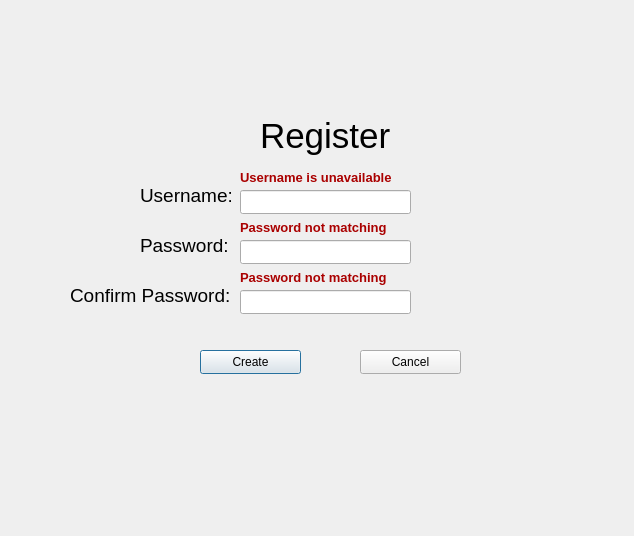
<?xml version="1.0" encoding="UTF-8"?>
<ui version="4.0">
 <class>Register</class>
 <widget class="QDialog" name="Register">
  <property name="geometry">
   <rect>
    <x>0</x>
    <y>0</y>
    <width>634</width>
    <height>536</height>
   </rect>
  </property>
  <property name="windowTitle">
   <string>Dialog</string>
  </property>
  <widget class="QLineEdit" name="registerUsername">
   <property name="enabled">
    <bool>true</bool>
   </property>
   <property name="geometry">
    <rect>
     <x>240</x>
     <y>190</y>
     <width>171</width>
     <height>24</height>
    </rect>
   </property>
  </widget>
  <widget class="QLineEdit" name="registerPassword">
   <property name="geometry">
    <rect>
     <x>240</x>
     <y>240</y>
     <width>171</width>
     <height>24</height>
    </rect>
   </property>
  </widget>
  <widget class="QLabel" name="label_3">
   <property name="geometry">
    <rect>
     <x>140</x>
     <y>230</y>
     <width>91</width>
     <height>31</height>
    </rect>
   </property>
   <property name="font">
    <font>
     <pointsize>14</pointsize>
    </font>
   </property>
   <property name="text">
    <string>Password:</string>
   </property>
  </widget>
  <widget class="QLabel" name="label_2">
   <property name="geometry">
    <rect>
     <x>140</x>
     <y>180</y>
     <width>91</width>
     <height>31</height>
    </rect>
   </property>
   <property name="font">
    <font>
     <pointsize>14</pointsize>
    </font>
   </property>
   <property name="text">
    <string>Username:</string>
   </property>
  </widget>
  <widget class="QPushButton" name="registerButton">
   <property name="geometry">
    <rect>
     <x>200</x>
     <y>350</y>
     <width>101</width>
     <height>24</height>
    </rect>
   </property>
   <property name="text">
    <string>Create</string>
   </property>
  </widget>
  <widget class="QPushButton" name="cancelButton">
   <property name="geometry">
    <rect>
     <x>360</x>
     <y>350</y>
     <width>101</width>
     <height>24</height>
    </rect>
   </property>
   <property name="text">
    <string>Cancel</string>
   </property>
  </widget>
  <widget class="QLabel" name="label">
   <property name="geometry">
    <rect>
     <x>260</x>
     <y>110</y>
     <width>151</width>
     <height>51</height>
    </rect>
   </property>
   <property name="font">
    <font>
     <pointsize>26</pointsize>
    </font>
   </property>
   <property name="text">
    <string>Register</string>
   </property>
  </widget>
  <widget class="QLabel" name="label_4">
   <property name="geometry">
    <rect>
     <x>70</x>
     <y>280</y>
     <width>161</width>
     <height>31</height>
    </rect>
   </property>
   <property name="font">
    <font>
     <pointsize>14</pointsize>
    </font>
   </property>
   <property name="text">
    <string>Confirm Password:</string>
   </property>
  </widget>
  <widget class="QLineEdit" name="registerPasswordConfirmation">
   <property name="geometry">
    <rect>
     <x>240</x>
     <y>290</y>
     <width>171</width>
     <height>24</height>
    </rect>
   </property>
  </widget>
  <widget class="QLabel" name="usernameUnavailableError">
   <property name="enabled">
    <bool>false</bool>
   </property>
   <property name="geometry">
    <rect>
     <x>240</x>
     <y>170</y>
     <width>151</width>
     <height>16</height>
    </rect>
   </property>
   <property name="mouseTracking">
    <bool>true</bool>
   </property>
   <property name="frameShape">
    <enum>QFrame::Shape::NoFrame</enum>
   </property>
   <property name="text">
    <string>&lt;html&gt;&lt;head/&gt;&lt;body&gt;&lt;p&gt;&lt;span style=&quot; font-size:10pt; font-weight:700; color:#aa0000;&quot;&gt;Username is unavailable&lt;/span&gt;&lt;/p&gt;&lt;/body&gt;&lt;/html&gt;</string>
   </property>
   <property name="scaledContents">
    <bool>false</bool>
   </property>
  </widget>
  <widget class="QLabel" name="passwordNotMatchingError_2">
   <property name="enabled">
    <bool>false</bool>
   </property>
   <property name="geometry">
    <rect>
     <x>240</x>
     <y>270</y>
     <width>151</width>
     <height>16</height>
    </rect>
   </property>
   <property name="mouseTracking">
    <bool>true</bool>
   </property>
   <property name="frameShape">
    <enum>QFrame::Shape::NoFrame</enum>
   </property>
   <property name="text">
    <string>&lt;html&gt;&lt;head/&gt;&lt;body&gt;&lt;p&gt;&lt;span style=&quot; font-size:10pt; font-weight:700; color:#aa0000;&quot;&gt;Password not matching&lt;/span&gt;&lt;/p&gt;&lt;/body&gt;&lt;/html&gt;</string>
   </property>
   <property name="scaledContents">
    <bool>false</bool>
   </property>
  </widget>
  <widget class="QLabel" name="passwordNotMatchingError">
   <property name="enabled">
    <bool>false</bool>
   </property>
   <property name="geometry">
    <rect>
     <x>240</x>
     <y>220</y>
     <width>151</width>
     <height>16</height>
    </rect>
   </property>
   <property name="mouseTracking">
    <bool>true</bool>
   </property>
   <property name="frameShape">
    <enum>QFrame::Shape::NoFrame</enum>
   </property>
   <property name="text">
    <string>&lt;html&gt;&lt;head/&gt;&lt;body&gt;&lt;p&gt;&lt;span style=&quot; font-size:10pt; font-weight:700; color:#aa0000;&quot;&gt;Password not matching&lt;/span&gt;&lt;/p&gt;&lt;/body&gt;&lt;/html&gt;</string>
   </property>
   <property name="scaledContents">
    <bool>false</bool>
   </property>
  </widget>
  <zorder>usernameUnavailableError</zorder>
  <zorder>registerUsername</zorder>
  <zorder>registerPassword</zorder>
  <zorder>label_3</zorder>
  <zorder>label_2</zorder>
  <zorder>registerButton</zorder>
  <zorder>cancelButton</zorder>
  <zorder>label</zorder>
  <zorder>label_4</zorder>
  <zorder>registerPasswordConfirmation</zorder>
  <zorder>passwordNotMatchingError_2</zorder>
  <zorder>passwordNotMatchingError</zorder>
 </widget>
 <resources/>
 <connections/>
</ui>
